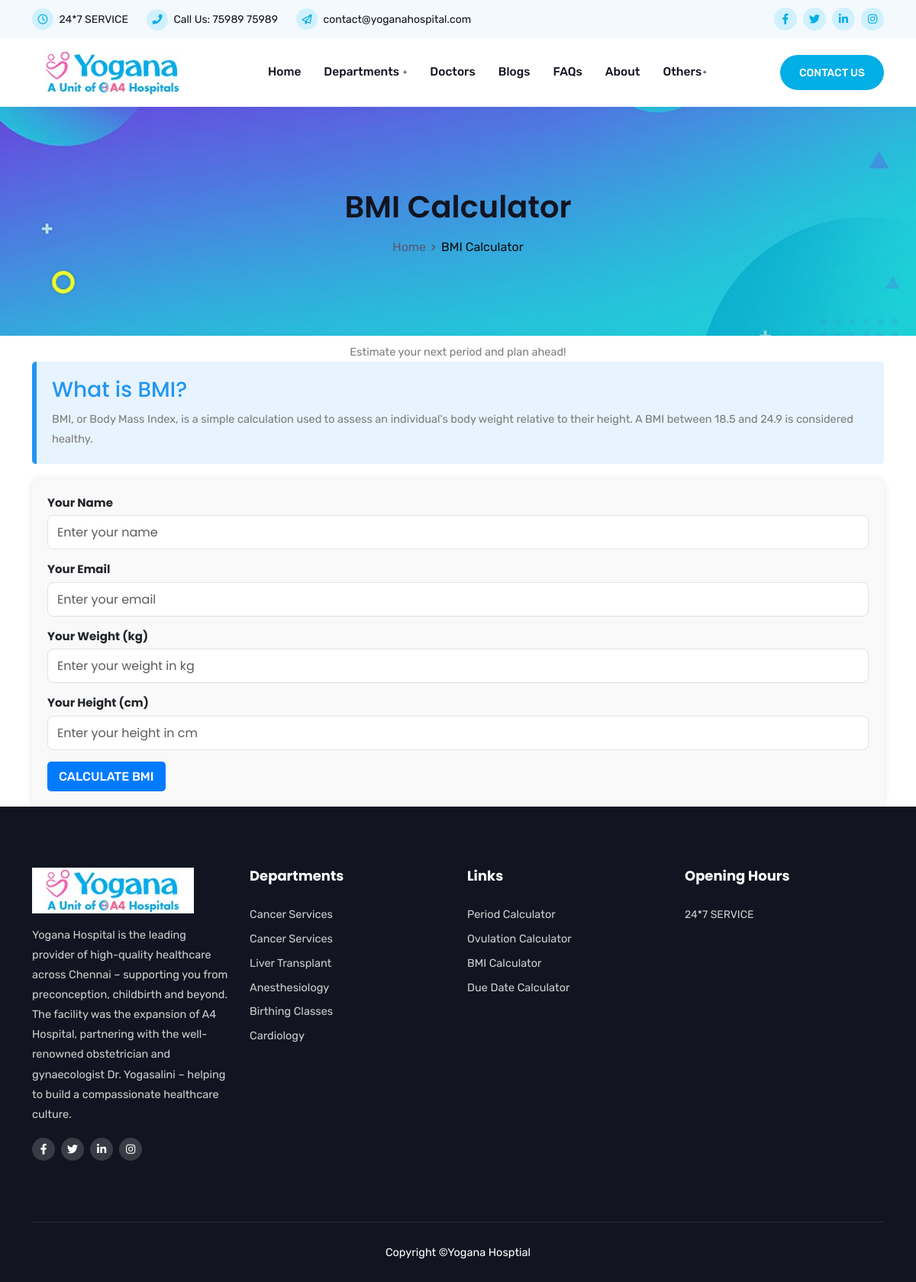
Page /bmi-calculator on the committed database.
### yogana/models.py (models this page shows, shortened)
class Service(db.Model):
    id = db.Column(db.Integer, primary_key=True)
    slug = db.Column(db.String(100), unique=True, nullable=False)
    name = db.Column(db.String(100), nullable=False)
    icon = db.Column(db.String(100), nullable=False)
    description = db.Column(db.Text, nullable=False)
    paragraph1 = db.Column(db.Text, nullable=False)
    paragraph2 = db.Column(db.Text, nullable=False)
    paragraph3 = db.Column(db.Text, nullable=False)
    image = db.Column(db.String(200), nullable=False)
    icon_class = db.Column(db.String(100), nullable=False)
    bg_class = db.Column(db.String(100), nullable=False)
    details = db.Column(db.Text, nullable=False)  # Store as comma-separated values for simplicity

### yogana/routes.py (the view, shortened to what this page needs)
@app.route('/bmi-calculator', methods=['GET', 'POST'])
def bmi_calculator():
    pdatas = {
        "title": "BMI Calculator",
        "breadcrumbs": [
            {"text": "Home", "url": "/"},
            {"text": "BMI Calculator", "url": None}  # None for the current page
        ],
        "bg_image": "site/img/yoganahospital-banner-1920_500.jpg",
        "bg_class": "page-title-bg1"  # Add dynamic background class if needed
    }
    new_entry_result = None
    return render_template('www/bmi-calculator.html',
                           pdata = pdatas,
                           new_entry_result=new_entry_result)

### yogana/routes.py (called while the page is built)
@app.after_request
def add_header(response):
    response.headers['Cache-Control'] = 'no-store'
    return response

@app.before_request
def before_request():
    dservices = Service.query.all()
    g.appservices = [{"name": service.name, "slug": service.slug} for service in dservices]

@app.context_processor
def inject_services():
    return dict(appservices=g.appservices)

@app.before_request
def load_user():
    user_id = session.get('user_id')
    if user_id:
        user = User.query.get(user_id)
        g.user = user  # Store the user object in g
    else:
        g.user = None  # No user logged in

### yogana/templates/www/bmi-calculator.html (shortened to what this page needs)
{% extends 'www/base.html' %}
{% block content_wrapper %}
    {% include 'www/components/breadcrumbs.html' %}
<div id="period-calculator" class="period-calculator-area de-padding">
    <div class="container">
        <div class="row">
            <div class="col-xl-8 offset-xl-2">
                <div class="site-title text-center">
                    <p class="mb-0 mt-20">
                        Estimate your next period and plan ahead!
                    </p>
                </div>
            </div>
        </div>
        <div class="bmi-info-section">
            <h3>What is BMI?</h3>
            <p>
                BMI, or Body Mass Index, is a simple calculation used to assess an individual's body weight relative to their height. A BMI between 18.5 and 24.9 is considered healthy.
            </p>
        </div>
    <div class="bmi-form-container">
        <form method="POST" action="{{ url_for('bmi_calculator') }}">
            <div class="form-group">
                <label for="name">Your Name</label>
                <input type="text" name="name" class="form-control bmi-form-input" id="name" placeholder="Enter your name" required>
            </div>
            <div class="form-group">
                <label for="email">Your Email</label>
                <input type="email" name="email" class="form-control bmi-form-input" id="email" placeholder="Enter your email" required>
            </div>
            <div class="form-group">
                <label for="weight">Your Weight (kg)</label>
                <input type="number" name="weight" class="form-control bmi-form-input" id="weight" placeholder="Enter your weight in kg" required>
            </div>
            <div class="form-group">
                <label for="height">Your Height (cm)</label>
                <input type="number" name="height" class="form-control bmi-form-input" id="height" placeholder="Enter your height in cm" required>
            </div>
            <button type="submit" class="btn bmi-btn-primary">Calculate BMI</button>
        </form>
    </div>
</div>
{% endblock %}

### yogana/templates/www/base.html (shortened to what this page needs)
<!DOCTYPE html>
<html lang="en">
<head>
    <link rel="stylesheet" href="https://lamatechnologies.com/vendor/flaticon.css">
    <link rel="stylesheet" href="{{ url_for('static', filename='site/css/bootstrap.min.css') }}">
    <link rel="stylesheet" href="{{ url_for('static', filename='site/css/animate.min.css') }}">
    <link rel="stylesheet" href="{{ url_for('static', filename='site/css/fontawesome.min.css') }}">
    <link rel="stylesheet" href="{{ url_for('static', filename='site/css/owl.carousel.min.css') }}">
    <link rel="stylesheet" href="{{ url_for('static', filename='site/css/slick.min.css') }}">
    <link rel="stylesheet" href="{{ url_for('static', filename='site/css/nice-select.css') }}">
    <link rel="stylesheet" href="{{ url_for('static', filename='site/css/magnific-popup.min.css') }}">
    <link rel="stylesheet" href="{{ url_for('static', filename='site/css/odometer.min.css') }}">
    <link rel="stylesheet" href="{{ url_for('static', filename='site/css/flaticon.css') }}">
    <link rel="stylesheet" href="{{ url_for('static', filename='site/css/meanmenu.css') }}">
    <link rel="stylesheet" href="{{ url_for('static', filename='site/css/style.css') }}">
    <link rel="stylesheet" href="{{ url_for('static', filename='site/css/responsive.css') }}">
</head>
<body>
    <header class="header-area">
        <div class="top-header">
            <div class="container">
                <div class="row align-items-center">
                    <div class="col-lg-8">
                        <ul class="header-contact-info">
                            <li><i class="far fa-clock"></i> {{ hospital_info.service_hours if hospital_info else '24*7 SERVICE' }}</li>
                            <li><i class="fas fa-phone"></i> Call Us: <a href="tel:{{ hospital_info.phone if hospital_info else '+917598975989' }}">{{ hospital_info.phone if hospital_info else '75989 75989' }}</a></li>
                            <li><i class="far fa-paper-plane"></i> <a href="mailto:{{ hospital_info.email if hospital_info else 'contact@yoganahospital.com' }}">{{ hospital_info.email if hospital_info else 'contact@yoganahospital.com' }}</a></li>
                        </ul>
                    </div>
                    <div class="col-lg-4">
                        <div class="header-right-content">
                            <ul class="top-header-social">
                                <li><a href="{{ hospital_info.facebook_url if hospital_info else '#' }}"><i class="fab fa-facebook-f"></i></a></li>
                                <li><a href="{{ hospital_info.twitter_url if hospital_info else '#' }}"><i class="fab fa-twitter"></i></a></li>
                                <li><a href="{{ hospital_info.linkedin_url if hospital_info else '#' }}"><i class="fab fa-linkedin-in"></i></a></li>
                                <li><a href="{{ hospital_info.instagram_url if hospital_info else '#' }}"><i class="fab fa-instagram"></i></a></li>
                            </ul>
                        </div>
                    </div>
                </div>
            </div>
        </div>
        <div class="navbar-area">
            <div class="fovia-nav">
                <div class="container">
                    <nav class="navbar navbar-expand-md navbar-light">
                        <a class="navbar-brand" href="{{ url_for('index') }}">
                            <img src="{{ url_for('static', filename='site/img/logo.jpeg') }}" alt="logo">
                        </a>
                        <div class="collapse navbar-collapse mean-menu" id="navbarSupportedContent">
                            <ul class="navbar-nav">
                                <li class="nav-item"><a href="{{ url_for('index') }}" class="nav-link">Home</a></li>
                                <li class="nav-item">
                                    <a href="#" class="nav-link">Departments <i class="fas fa-plus"></i></a>
                                </li>
                                <li class="nav-item"><a href="{{ url_for('doctors') }}" class="nav-link">Doctors</a></li>
                                <li class="nav-item"><a href="{{ url_for('blogs') }}" class="nav-link">Blogs</a></li>
                                <li class="nav-item"><a href="{{ url_for('faqs') }}" class="nav-link">FAQs</a></li>
                                <li class="nav-item"><a href="{{ url_for('about') }}" class="nav-link">About</a></li>
                                <li class="nav-item">
                                    <a href="#" class="nav-link">Others<i class="fas fa-plus"></i></a>
                                </li>
                            </ul>
                            <div class="others-options">
                                <a href="{{ url_for('contact') }}" class="btn btn-primary">Contact Us</a>
                            </div>
                        </div>
                    </nav>
                </div>
            </div>
        </div>
    </header>
    {% block content_wrapper %}
    {% endblock %}
    <section class="footer-area">
        <div class="container">
            <div class="row">
                <div class="col-lg-3 col-md-6 col-sm-6">
                    <div class="single-footer-widget">
                        <div class="logo">
                            <a href="#"><img src="{{ url_for('static', filename='site/img/white-logo.jpeg') }}" alt="image"></a>
                            <p>Yogana Hospital is the leading provider of high-quality healthcare across Chennai – supporting you from preconception, childbirth and beyond. The facility was the expansion of A4 Hospital, partnering with the well-renowned obstetrician and gynaecologist Dr. Yogasalini – helping to build a compassionate healthcare culture.</p>
                        </div>
                        <ul class="social">
                            <li><a href="{{ hospital_info.facebook_url if hospital_info else '#' }}"><i class="fab fa-facebook-f"></i></a></li>
                            <li><a href="{{ hospital_info.twitter_url if hospital_info else '#' }}"><i class="fab fa-twitter"></i></a></li>
                            <li><a href="{{ hospital_info.linkedin_url if hospital_info else '#' }}"><i class="fab fa-linkedin-in"></i></a></li>
                            <li><a href="{{ hospital_info.instagram_url if hospital_info else '#' }}"><i class="fab fa-instagram"></i></a></li>
                        </ul>
                    </div>
                </div>
                <div class="col-lg-3 col-md-6 col-sm-6">
                    <div class="single-footer-widget pl-5">
                        <h3>Departments</h3>
                        <ul class="departments-list">
                            {% for service in appservices %}
                                <li><a href="{{ url_for('department', slug=service.slug) }}">{{ service.name }}</a></li>
                            {% endfor %}
                        </ul>
                    </div>
                </div>
                <div class="col-lg-3 col-md-6 col-sm-6">
                    <div class="single-footer-widget pl-5">
                        <h3>Links</h3>
                        <ul class="links-list">
                            <li><a href="{{ url_for('period_calculator') }}">Period Calculator</a></li>
                            <li><a href="{{ url_for('ovulation_calculator') }}">Ovulation Calculator</a></li>
                            <li><a href="{{ url_for('bmi_calculator') }}">BMI Calculator</a></li>
                            <li><a href="{{ url_for('due_date_calculator') }}">Due Date Calculator</a></li>
                        </ul>
                    </div>
                </div>
                <div class="col-lg-3 col-md-6 col-sm-6">
                    <div class="single-footer-widget">
                        <h3>Opening Hours</h3>
                        <ul class="opening-hours">
                            <li>{{ hospital_info.service_hours if hospital_info else '24*7 SERVICE' }}</li>
                        </ul>
                    </div>
                </div>
            </div>
            <div class="copyright-area">
                <p>Copyright <a href="https:/yoganahospital.com/" target="_blank">©Yogana Hosptial</a></p>
            </div>
        </div>
    </section>
</body>
</html>

### yogana/templates/www/bmi-calculator.html (style rules this page uses)
.bmi-form-container { background: #f9f9f9; padding: 20px; border-radius: 8px; box-shadow: 0 0 10px rgba(0, 0, 0, 0.1); margin-top: 20px; }
.bmi-info-section h3 { color: #2196F3; }
.bmi-info-section { margin-bottom: 20px; padding: 20px; background-color: #e7f3fe; border-left: 6px solid #2196F3; border-radius: 5px; }
.form-group { margin-bottom: 15px; }
.form-group label { font-weight: bold; margin-bottom: 5px; }
.bmi-form-input { border: 1px solid #dfe3e8; border-radius: 8px; padding: 12px; font-size: 16px; width: 100%; transition: border-color 0.3s, box-shadow 0.3s; }
.bmi-btn-primary { background-color: #007bff; color: white; border: none; padding: 10px 15px; border-radius: 5px; cursor: pointer; font-size: 16px; transition: background-color 0.3s ease; }

### rows in the picture
Service: name "Cancer Services"
Service: name "Cancer Services"
Service: name "Liver Transplant"
Service: name "Anesthesiology"
Service: name "Birthing Classes"
Service: name "Cardiology"

### other values in the picture
{{ hospital_info.service_hours if hospital_info else '24*7 SERVICE' }} "24*7 SERVICE"
{{ hospital_info.phone if hospital_info else '75989 75989' }} "75989 75989"
{{ hospital_info.email if hospital_info else 'contact@yoganahospital.com' }} "contact@yoganahospital.com"
{{ pdata.title }} "BMI Calculator"
{{ breadcrumb.text }} "Home"
{{ breadcrumb.text }} "BMI Calculator"
